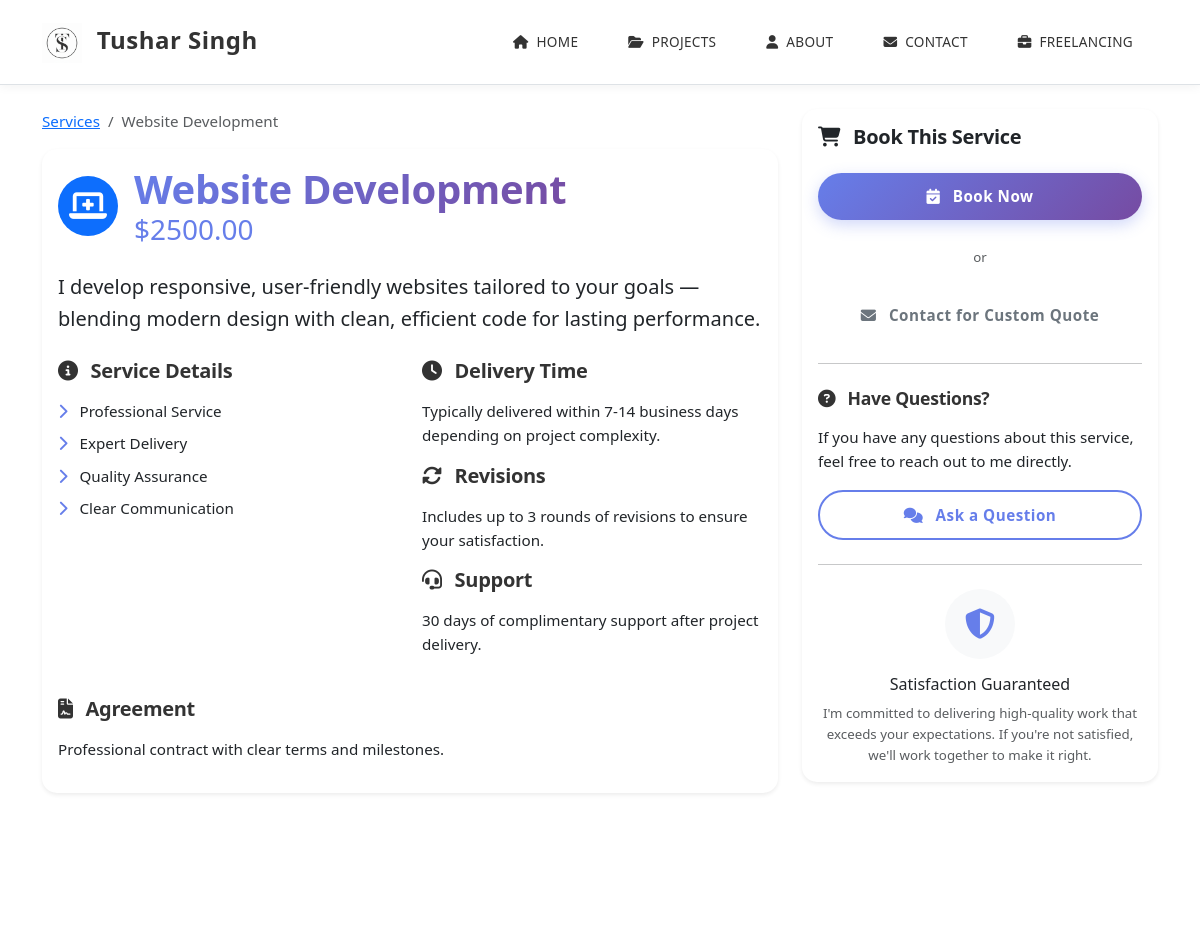
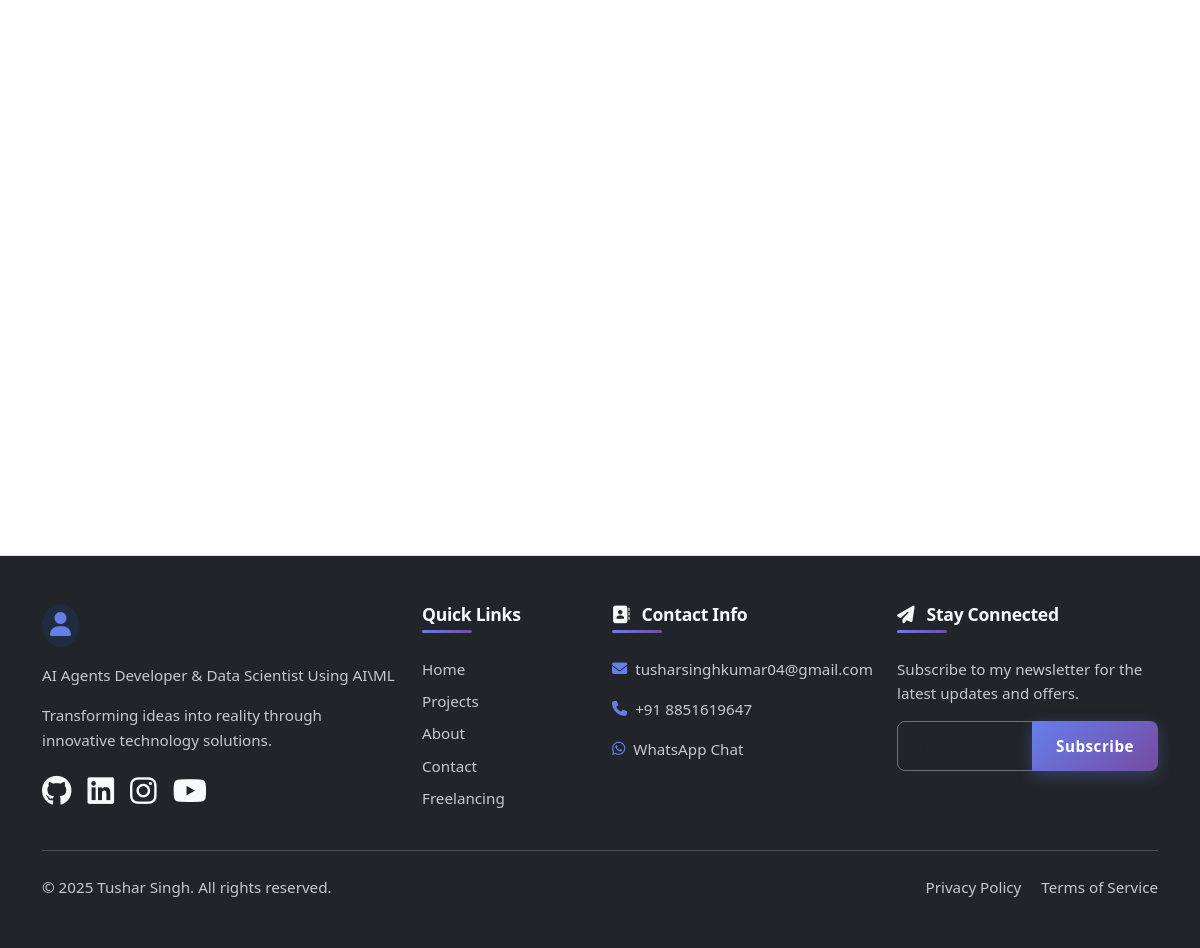
Page /freelancing/service/1/ on the committed database (2 pictures, top to bottom).
### freelancing/models.py (models this page shows, shortened)
class Service(models.Model):
    name = models.CharField(max_length=100)
    description = models.TextField()
    price = models.DecimalField(max_digits=10, decimal_places=2, null=True, blank=True)
    icon_class = models.CharField(max_length=50, default='fas fa-briefcase')
    is_active = models.BooleanField()
    class Meta:
        verbose_name = "Service"
        verbose_name_plural = "Services"

### freelancing/views.py (the view)
# urls.py: path('service/<int:service_id>/', views.service_detail, name='service_detail'),
def service_detail(request, service_id):
    service = get_object_or_404(Service, id=service_id)
    return render(request, 'freelancing/service_detail.html', {'service': service})

### templates/freelancing/service_detail.html (shortened to what this page needs)
{% extends 'base.html' %}
{% load static %}
{% block content %}
<div class="container mt-4">
    <div class="row">
        <div class="col-lg-8">
            <nav aria-label="breadcrumb" class="animate-on-scroll">
                <ol class="breadcrumb">
                    <li class="breadcrumb-item"><a href="{% url 'freelancing' %}">Services</a></li>
                    <li class="breadcrumb-item active" aria-current="page">{{ service.name }}</li>
                </ol>
            </nav>
            <div class="card border-0 shadow-sm mb-4 animate-on-scroll">
                <div class="card-body">
                    <div class="d-flex align-items-center mb-4">
                        <div class="rounded-circle bg-primary text-white d-flex align-items-center justify-content-center me-3" style="width: 60px; height: 60px;">
                            <i class="{{ service.icon_class }} fa-2x"></i>
                        </div>
                        <div>
                            <h1 class="mb-0">{{ service.name }}</h1>
                            {% if service.price %}
                            <div class="h3 text-primary mb-0">${{ service.price }}</div>
                            {% endif %}
                        </div>
                    </div>
                    <p class="lead">{{ service.description }}</p>
                    <div class="row mt-4">
                        <div class="col-md-6">
                            <h4><i class="fas fa-info-circle me-2"></i> Service Details</h4>
                            <ul class="list-unstyled">
                                <li class="mb-2"><i class="fas fa-chevron-right me-2 text-primary"></i> Professional Service</li>
                                <li class="mb-2"><i class="fas fa-chevron-right me-2 text-primary"></i> Expert Delivery</li>
                                <li class="mb-2"><i class="fas fa-chevron-right me-2 text-primary"></i> Quality Assurance</li>
                                <li class="mb-2"><i class="fas fa-chevron-right me-2 text-primary"></i> Clear Communication</li>
                            </ul>
                        </div>
                        <div class="col-md-6">
                            <h4><i class="fas fa-clock me-2"></i> Delivery Time</h4>
                            <p>Typically delivered within 7-14 business days depending on project complexity.</p>
                            <h4><i class="fas fa-sync-alt me-2"></i> Revisions</h4>
                            <p>Includes up to 3 rounds of revisions to ensure your satisfaction.</p>
                            <h4><i class="fas fa-headset me-2"></i> Support</h4>
                            <p>30 days of complimentary support after project delivery.</p>
                        </div>
                    </div>
                    <div class="mt-4">
                        <h4><i class="fas fa-file-contract me-2"></i> Agreement</h4>
                        <p>Professional contract with clear terms and milestones.</p>
                    </div>
                </div>
            </div>
        </div>
        <div class="col-lg-4">
            <div class="card border-0 shadow-sm sticky-top animate-on-scroll" style="top: 20px;">
                <div class="card-body">
                    <h4 class="card-title mb-4"><i class="fas fa-shopping-cart me-2"></i> Book This Service</h4>
                    <div class="d-grid mb-4">
                        <button class="btn btn-primary btn-lg" data-bs-toggle="modal" data-bs-target="#bookingModal" data-service="{{ service.name }}">
                            <i class="fas fa-calendar-check me-2"></i> Book Now
                        </button>
                    </div>
                    <div class="text-center mb-4">
                        <small class="text-muted">or</small>
                    </div>
                    <div class="d-grid mb-4">
                        <a href="{% url 'contact' %}" class="btn btn-outline-secondary">
                            <i class="fas fa-envelope me-2"></i> Contact for Custom Quote
                        </a>
                    </div>
                    <hr class="my-4">
                    <h5 class="mb-3"><i class="fas fa-question-circle me-2"></i> Have Questions?</h5>
                    <p class="mb-3">If you have any questions about this service, feel free to reach out to me directly.</p>
                    <div class="d-grid mb-4">
                        <a href="{% url 'contact' %}" class="btn btn-outline-primary">
                            <i class="fas fa-comments me-2"></i> Ask a Question
                        </a>
                    </div>
                    <hr class="my-4">
                    <div class="text-center">
                        <div class="rounded-circle bg-light mx-auto mb-3 d-flex align-items-center justify-content-center" style="width: 70px; height: 70px;">
                            <i class="fas fa-shield-alt text-primary fa-2x"></i>
                        </div>
                        <h6 class="mb-2">Satisfaction Guaranteed</h6>
                        <p class="small text-muted mb-0">
                            I'm committed to delivering high-quality work that exceeds your expectations.
                            If you're not satisfied, we'll work together to make it right.
                        </p>
                    </div>
                </div>
            </div>
        </div>
    </div>
</div>
{% endblock %}

### templates/base.html (style rules this page uses)
:root { --primary-color: #667eea; --secondary-color: #764ba2; --accent-color: #000000; --light-bg: #f8f9fa; --dark-text: #333333; --border-color: #dee2e6; --section-spacing: 3rem; --chat-primary: #667eea; --chat-secondary: #764ba2; --chat-user-bg: linear-gradient(135deg, var(--chat-primary) 0%, var(--chat-secondary) 100%); --chat-bot-bg: #f0f4ff; --chat-bot-text: #333333; --chat-user-text: #ffffff; --chat-typing-bg: #e9ecef; --success-color: #28a745; --warning-color: #ffc107; --danger-color: #dc3545; --info-color: #17a2b8; }
body { background-color: #ffffff; color: var(--dark-text); font-family: "Segoe UI", Tahoma, Geneva, Verdana, sans-serif; min-height: 100vh; display: flex; flex-direction: column; padding-bottom: 0; font-size: 0.95rem; line-height: 1.6; overflow-x: hidden; }
.card { background-color: #ffffff; border: 1px solid var(--border-color); border-radius: 15px; transition: all 0.4s cubic-bezier(0.175, 0.885, 0.32, 1.275); box-shadow: 0 4px 12px rgba(0, 0, 0, 0.05); overflow: hidden; margin-bottom: 1.5rem; }
.btn { font-weight: 600; padding: 12px 24px; border-radius: 50px; transition: all 0.3s ease; letter-spacing: 0.5px; font-size: 0.95rem; border: none; position: relative; overflow: hidden; }
.btn::before { content: ''; position: absolute; top: 0; left: -100%; width: 100%; height: 100%; background: linear-gradient(90deg, transparent, rgba(255, 255, 255, 0.2), transparent); transition: 0.5s; }
.btn-primary { background: linear-gradient(135deg, var(--primary-color) 0%, var(--secondary-color) 100%); box-shadow: 0 5px 15px rgba(102, 126, 234, 0.3); }
.btn-outline-primary { border: 2px solid var(--primary-color); color: var(--primary-color); }
h1, h2, h3, h4, h5 { color: var(--dark-text); font-weight: 700; letter-spacing: -0.3px; margin-bottom: 1rem; }
h1 { background: linear-gradient(135deg, var(--primary-color) 0%, var(--secondary-color) 100%); -webkit-background-clip: text; -webkit-text-fill-color: transparent; background-clip: text; font-size: 2.5rem; }
h4 { font-size: 1.25rem; }
h5 { font-size: 1.1rem; }
.text-primary { color: var(--primary-color) !important; }
.animate-on-scroll { opacity: 0; transform: translateY(20px); transition: opacity 0.6s ease-out, transform 0.6s ease-out; }
.animate-on-scroll.visible { opacity: 1; transform: translateY(0); }

### rows in the picture
Service: name "Website Development", price "2500.00", description "I develop responsive, user-friendly websites tailored to your goals — blending modern design with clean, efficient code for lasting performance."
